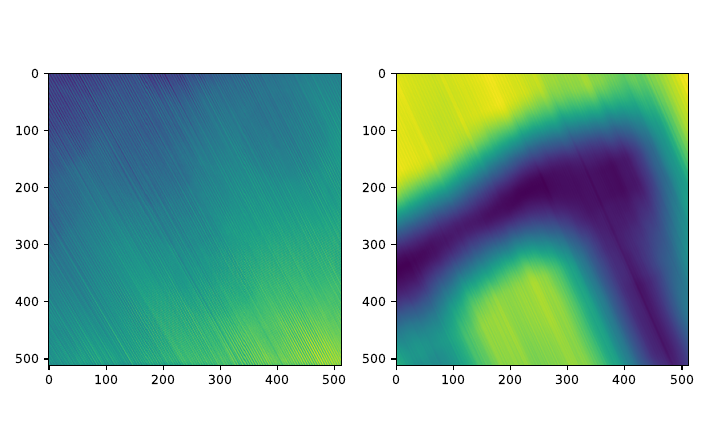

The script that saved this image:
import matplotlib
matplotlib.use('TkAgg')
from astropy.io import fits
import matplotlib.pyplot as plt
import numpy as np
from matplotlib.ticker import MaxNLocator, LogFormatter
from matplotlib import rcParams
from matplotlib.colors import LogNorm
rcParams['axes.labelsize'] = 9
rcParams['xtick.labelsize'] = 9
rcParams['ytick.labelsize'] = 9
rcParams['legend.fontsize'] = 9
rcParams['font.family'] = 'sans-serif'
rcParams['grid.color'] = 'k'
rcParams['grid.linewidth'] = 0.2
my_locator = MaxNLocator(6)
singlecolsize = (3.3522420091324205, 2.0717995001590714)
doublecolsize = (7.100005949910059, 4.388044997370)


if __name__=='__main__':
    poor_image = fits.open("../exposuremaps/rs931302n00_mex.fits")[0].data
    good_image = fits.open("../exposuremaps/rs931153n00_mex.fits")[0].data
    
    fig,axs=plt.subplots(ncols=2, figsize=doublecolsize)
    axs[0].imshow(good_image)
    axs[1].imshow(poor_image)
    plt.tight_layout()
    plt.savefig("Figure1.pdf",dpi=200)
    plt.show()

